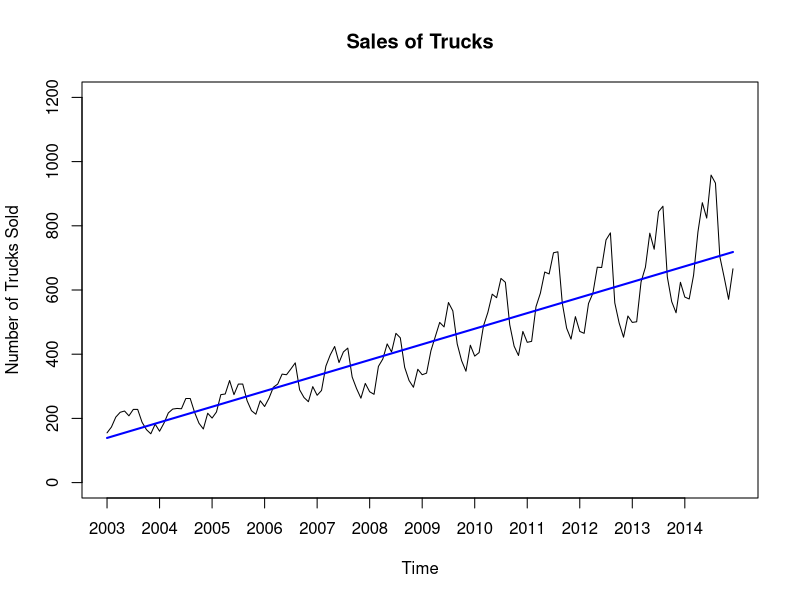
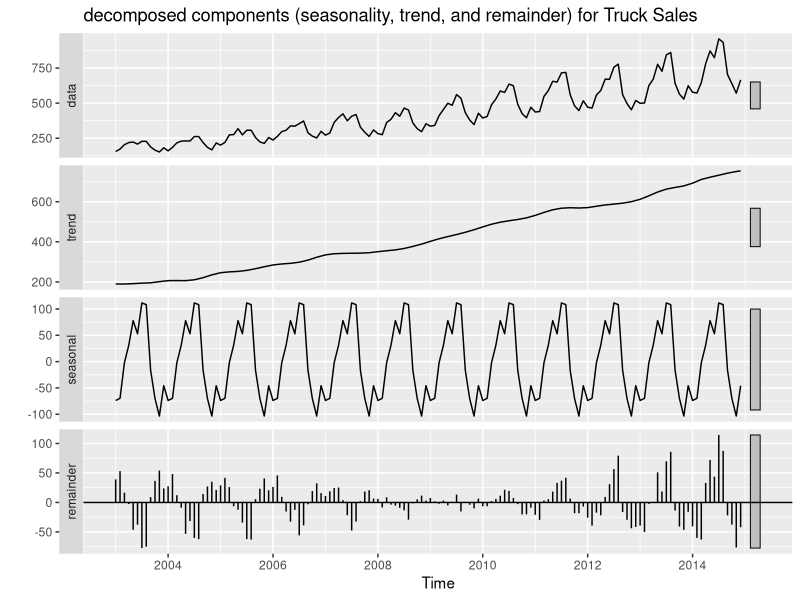
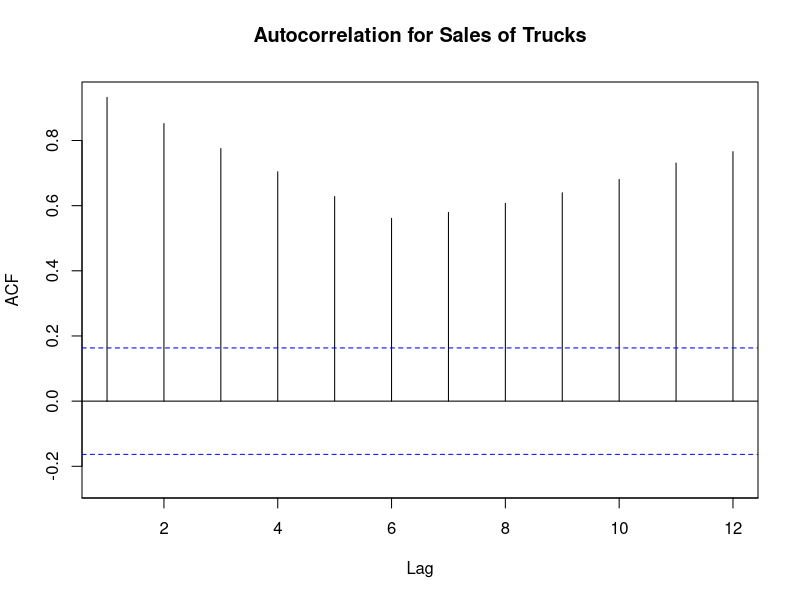
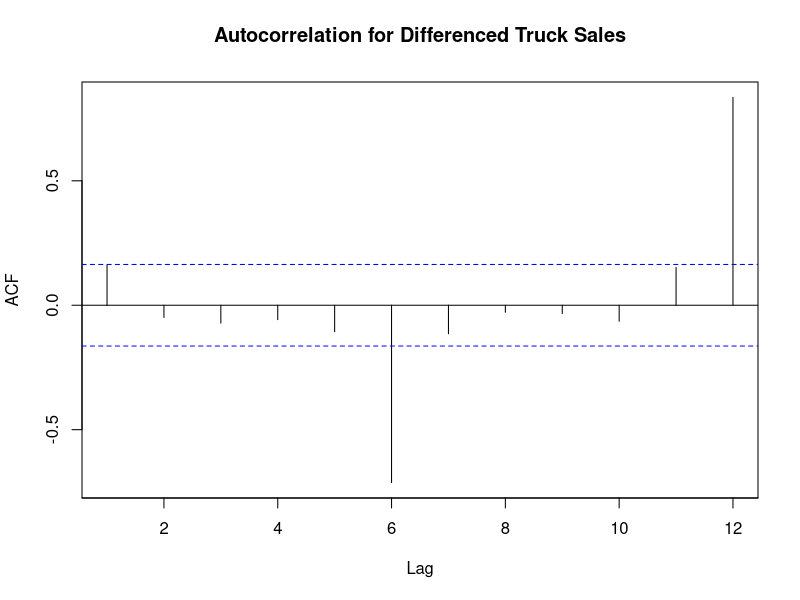
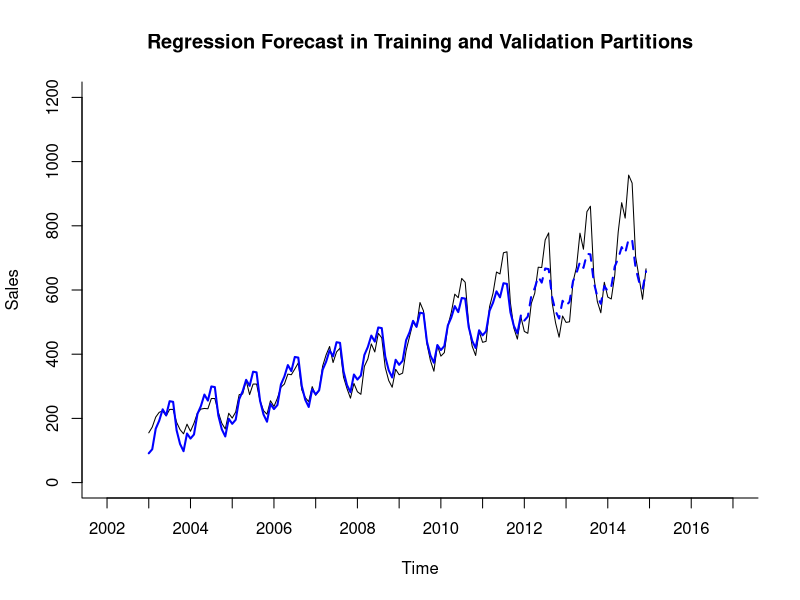
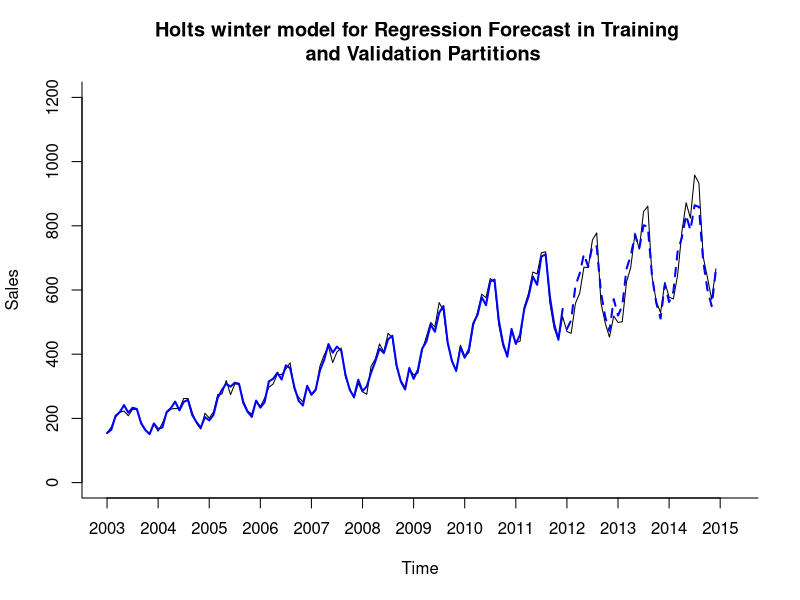
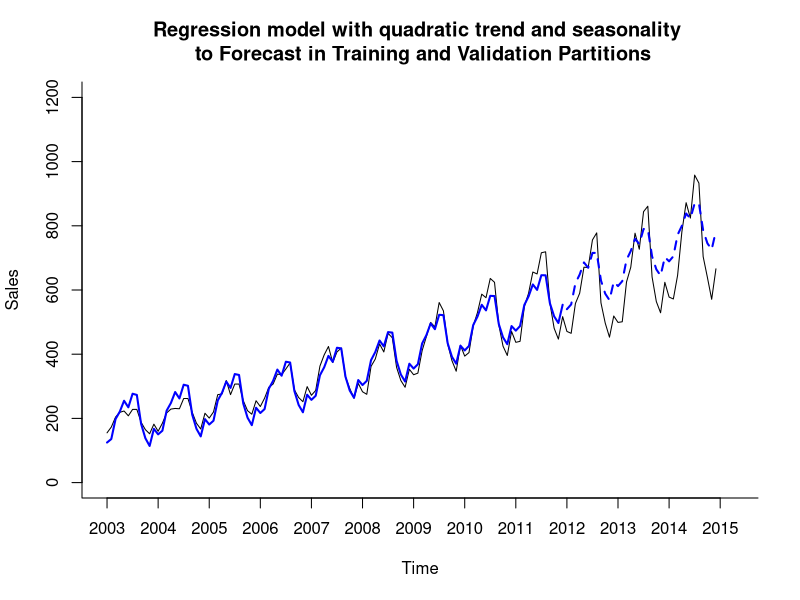
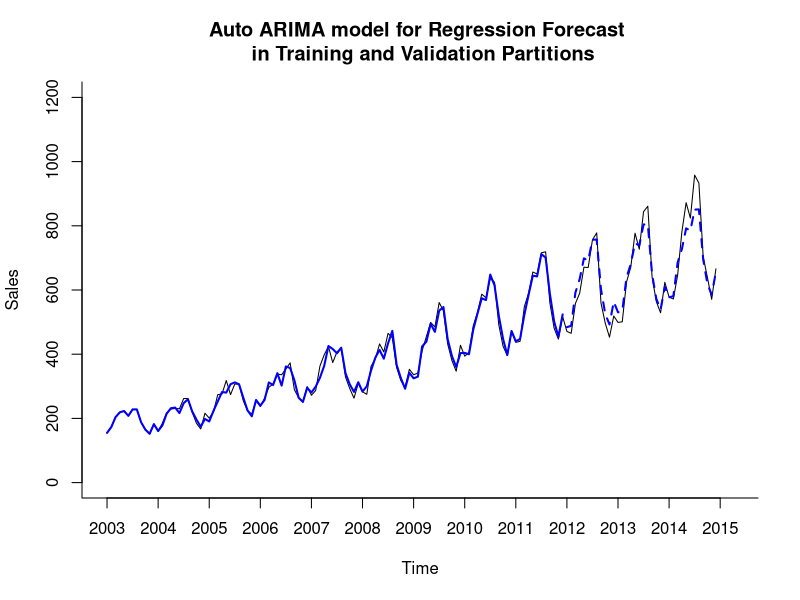

These charts were generated, in order, by the following R code:
# Libraries
library(forecast)
library(zoo)
library(TTR)



# Load the dataset from a CSV file containing truck sales data
sales.data <- read.csv("Truck Sales.csv")

# Display the first 6 rows of the dataset to understand its structure
head(sales.data)

# Time Series Data
# Convert the "Trucks.Sold" column to a time series object
# - 'start' defines the starting year and month (January 2003)
# - 'end' defines the ending year and month (December 2014)
# - 'freq' indicates monthly frequency (12 months per year)
sales.ts <- ts(sales.data$Trucks.Sold, start = c(2003, 1), end = c(2014, 12), freq = 12)

# Print the time series data to confirm the conversion
sales.ts


# Fit a linear trend model to the sales time series using tslm
sales.lin <- tslm(sales.ts ~ trend)

# Plot the original sales data (time series) with custom axis labels and titles
plot(sales.ts, 
     xlab = "Time", ylab = "Number of Trucks Sold", ylim = c(0, 1200), xaxt = 'n', main = "Sales of Trucks")

# Add the fitted linear trend line to the plot
# 'sales.lin$fitted' contains the fitted values from the linear model
lines(sales.lin$fitted, lwd = 2, col = "blue")
axis(1, at = seq(2003, 2014, 1), labels = format(seq(2003, 2014, 1)))

#Time Series decomposed components (seasonality, trend, and remainder)
#This function decomposes the time series (sales.ts) into -
# - three components: seasonal, trend, and remainder
salesdata.stl <- stl(sales.ts, s.window = "periodic")
autoplot(salesdata.stl, main = "decomposed components (seasonality, trend, and remainder) for Truck Sales")

#This function computes and plots the - 
# - autocorrelation for the given time series data
# 'lag.max = 12' specifies that the autocorrelation -
# - should be calculated for up to 12 lags (one for each month of the year)
autocorrelation <- Acf(sales.ts, lag.max = 12, main = "Autocorrelation for Sales of Trucks")


#AR(1) model (Autoregressive model of order 1) to the truck sales time series data
#This AR(1) model helps analyze the relationship between past sales and current sales
slaes.ar1<- Arima(sales.ts, order = c(1,0,0))
summary(slaes.ar1)

#Z-test to test the null hypothesis 
#that beta coefficient of AR(1) is equal to 1(i.e data is random walk ot not )

ar1 <- 0.9494
s.e. <- 0.0258
null_mean <- 1
alpha <- 0.05
z.stat <- (ar1-null_mean)/s.e.
z.stat
p.value <- pnorm(z.stat)
p.value
if (p.value<alpha) {
  "Reject null hypothesis"
} else {
  "Accept null hypothesis"
}

#Compute the first difference of the truck sales time series data
diff.sales <- diff(sales.ts, lag = 1)
#Acf() function to identify autocorrealtion for first differenced
Acf(diff.sales, lag.max = 12, main = "Autocorrelation for Differenced Truck Sales")

# Define partition sizes
nValid <- 36 # 36 periods for validation
nTrain <- length(sales.ts) - nValid # Remaining for training

# Create training and validation partitions
train.ts <- window(sales.ts, start = c(2003, 1), end = c(2003, nTrain))
valid.ts <- window(sales.ts, start = c(2003, nTrain + 1), end = c(2003, nTrain + nValid))
train.ts
valid.ts



# Forecasting sales in validation partition
# Model 1: Two-level forecast with linear trend and seasonality and trailing MA forecast
# # Use tslm() function to create linear trend and seasonal model
trend.seas <- tslm(train.ts ~ trend + season)
summary(trend.seas)

# Apply forecast() function to make predictions for ts with 
# linear trend and seasonality data in validation set.  
trend.seas.pred <- forecast(trend.seas, h = nValid, level = 0)
trend.seas.pred

# Regression residuals in the training period
trend.seas.res <- trend.seas$residuals
trend.seas.res

#Trailing MA for training residuals
ma.trail.res <- rollmean(trend.seas.res, k = 12, align = "right")
ma.trail.res

# Trailing MA forecast validation residuals 
ma.trail.res.pred <- forecast(ma.trail.res, h = nValid, level = 0)
ma.trail.res.pred

# Two-level forecast for the validation period 
#(regression and trailing MA forecast for residuals)
fst.two.level <- trend.seas.pred$mean + ma.trail.res.pred$mean
fst.two.level

# Data table with validation data, regression forecast, trailing MA forecast for residuals, and two-level forecast in validation period)
valid.df <- round(data.frame(valid.ts, trend.seas.pred$mean, ma.trail.res.pred$mean, fst.two.level), 3)
names(valid.df) <- c("Sales", "Regression.Fst", "MA.Residuals.Fst", "Combined.Fst")
valid.df

round(accuracy(trend.seas.pred$mean, valid.ts), 3)
round(accuracy(fst.two.level, valid.ts), 3)

# Original data and regression forecast for training and validation partitions
plot(sales.ts, xlab = "Time", ylab = "Sales", ylim = c(0, 1200), bty = "l", xlim = c(2002, 2017), xaxt = "n", main = "Regression Forecast in Training and Validation Partitions") 
axis(1, at = seq(2002, 2017, 1), labels = format(seq(2002, 2017, 1)))
lines(trend.seas$fitted, col = "blue", lwd = 2, lty = 1)
lines(trend.seas.pred$mean, col = "blue", lwd = 2, lty = 2)
legend(1992,84000, legend = c("Sales Data", "Regression Forecast, Training Partition", "Regression Forecast, Validation Partition"), col = c("black", "blue", "blue"), lty = c(1, 1, 2), lwd =c(1, 2, 2), bty = "n")



# Model 2: Holt Winter's Model

# Holt-Winter’s (HW) model with automated selection of error, trend, and seasonality options, and automated selection of smoothing parameters for the training partition
hw.ZZZ <- ets(train.ts, model = "ZZZ")
hw.ZZZ
summary(hw.ZZZ)

# Forecast monthly sales for the validation period 
hw.ZZZ.pred <- forecast(hw.ZZZ, h = nValid, level = 0)
hw.ZZZ.pred

# Original data and regression forecast for training and validation partitions
plot(sales.ts, xlab = "Time", ylab = "Sales", ylim = c(0, 1200), bty = "l", xlim = c(2003, 2015.25), xaxt = "n", main = "Holts winter model for Regression Forecast in Training \n and Validation Partitions") 
axis(1, at = seq(2003, 2015.25, 1), labels = format(seq(2003, 2015.25, 1)))
lines(hw.ZZZ.pred$fitted, col = "blue", lwd = 2, lty = 1)
lines(hw.ZZZ.pred$mean, col = "blue", lwd = 2, lty = 2)
legend(1992,84000, legend = c("Sales Data", "Regression Forecast, Training Partition", "Regression Forecast, Validation Partition"), col = c("black", "blue", "blue"), lty = c(1, 1, 2), lwd =c(1, 2, 2), bty = "n")

# Model 3: Quadratic trend and seasonality model

# Regression model with quadratic trend and seasonality 
train.quad.season <- tslm(train.ts ~ trend + I(trend^2) + season)
summary(train.quad.season)

# Forecast
train.quad.season.pred <- forecast(train.quad.season, h = nValid, level = 0)
train.quad.season.pred

# Original data and regression forecast for training and validation partitions.
plot(sales.ts, xlab = "Time", ylab = "Sales", ylim = c(0, 1200), bty = "l", xlim = c(2003, 2015.25), xaxt = "n", main = "Regression model with quadratic trend and seasonality \n to Forecast in Training and Validation Partitions") 
axis(1, at = seq(2003, 2015.25, 1), labels = format(seq(2003, 2015.25, 1)))
lines(train.quad.season.pred$fitted, col = "blue", lwd = 2, lty = 1)
lines(train.quad.season.pred$mean, col = "blue", lwd = 2, lty = 2)
legend(2003,84000, legend = c("Sales Data", "Regression Forecast, Training Partition", "Regression Forecast, Validation Partition"), col = c("black", "blue", "blue"), lty = c(1, 1, 2), lwd =c(1, 2, 2), bty = "n")


# Model 4: Auto Arima model

train.auto.arima <- auto.arima(train.ts)
summary(train.auto.arima)
# Forecast for validation period  
train.auto.arima.pred <- forecast(train.auto.arima, h = nValid, level = 0)
train.auto.arima.pred

# Original data and regression forecast for training and validation partitions
plot(sales.ts, xlab = "Time", ylab = "Sales", ylim = c(0, 1200), bty = "l", xlim = c(2003, 2015.25), xaxt = "n", main = "Auto ARIMA model for Regression Forecast \n in Training and Validation Partitions") 
axis(1, at = seq(2003, 2015.25, 1), labels = format(seq(2003, 2015.25, 1)))
lines(train.auto.arima.pred$fitted, col = "blue", lwd = 2, lty = 1)
lines(train.auto.arima.pred$mean, col = "blue", lwd = 2, lty = 2)
legend(2003,84000, legend = c("Sales Data", "Regression Forecast, Training Partition", "Regression Forecast, Validation Partition"), col = c("black", "blue", "blue"), lty = c(1, 1, 2), lwd =c(1, 2, 2), bty = "n")


# Accuracy measures for all models in the validation period
round(accuracy(fst.two.level, valid.ts), 3)
round(accuracy(hw.ZZZ.pred$mean, valid.ts), 3)
round(accuracy(train.quad.season.pred$mean, valid.ts),3)
round(accuracy(train.auto.arima.pred$mean, valid.ts), 3)


# For entire dataset 

# Model 1: Two-level forecast

# Regression model with linear trend and seasonality for entire data set 
tot.trend.seas <- tslm(sales.ts ~ trend  + season)
summary(tot.trend.seas)
# Forecast
tot.trend.seas.pred <- forecast(tot.trend.seas, h = 24, level = 0)
tot.trend.seas.pred

# Regression residuals for entire data set
tot.trend.seas.res <- tot.trend.seas$residuals
tot.trend.seas.res

# Use trailing MA to forecast residuals for entire data set.
tot.ma.trail.res <- rollmean(tot.trend.seas.res, k = 12, align = "right")
tot.ma.trail.res

# Forecast for trailing MA residuals for future 24 periods
tot.ma.trail.res.pred <- forecast(tot.ma.trail.res, h = 24, level = 0)
tot.ma.trail.res.pred

# Two-level forecast for future 24 periods (regression and trailing MA for residuals for future 24 periods)
tot.fst.2level <- tot.trend.seas.pred$mean + tot.ma.trail.res.pred$mean
tot.fst.2level

# Data table with regression forecast, trailing MA for residuals, and total forecast for future 24 periods
future12.df <- round(data.frame(tot.trend.seas.pred$mean, tot.ma.trail.res.pred$mean, tot.fst.2level), 3)
names(future12.df) <- c("Regression.Fst", "MA.Residuals.Fst", "Combined.Fst")
future12.df

# Plot original and forecasted Sales time series data for 2 level forecast model
plot(sales.ts, xlab = "Time", ylab = "Sales", ylim = c(0, 1200), bty = "l", xlim = c(2003, 2017.25), lwd =1, xaxt = "n", main = "Sales Data and Regression with Trend and Seasonality") 
axis(1, at = seq(2003, 2017.25, 1), labels = format(seq(2003, 2017.25, 1)))
lines(tot.trend.seas.pred$fitted, col = "blue", lwd = 2)
lines(tot.trend.seas.pred$mean, col = "blue", lty =5, lwd = 2)
legend(2003,94000, legend = c("Sales", "Regression", "Regression Forecast for Future Periods"), col = c("black", "blue" , "blue"), lty = c(1, 1, 2), lwd =c(1, 2, 2), bty = "n")


# Model 2: HW model

# HW model for the model with the automated selection of error, trend, and seasonality options, and automated selection of smoothing parameters
HW.ZZZ <- ets(sales.ts, model = "ZZZ")
HW.ZZZ 
summary(HW.ZZZ)

# Forecast monthly sales in the 12 months of 2015,2016
HW.ZZZ.pred <- forecast(HW.ZZZ, h = 24 , level = 0)
HW.ZZZ.pred

# Original and forecasted sales time series data for HW model
plot(sales.ts, xlab = "Time", ylab = "Sales", ylim = c(0, 1300), bty = "l", xlim = c(2003, 2017.25), lwd =1, xaxt = "n", main = "Sales Forecast for future 24months \n using Holt-Winter's Model") 
axis(1, at = seq(2003, 2017.25, 1), labels = format(seq(2003, 2017.25, 1)))
lines(HW.ZZZ.pred$fitted, col = "blue", lwd = 2)
lines(HW.ZZZ.pred$mean, col = "blue", lty =5, lwd = 2)
legend(2003,94000, legend = c("Sales", "Regression", "Regression Forecast for Future Periods"), col = c("black", "blue" , "blue"), lty = c(1, 1, 2), lwd =c(1, 2, 2), bty = "n")


# Model 3: Quadratic trend and seasonality

# Regression model with quadratic trend and seasonality
quad.season <- tslm(sales.ts ~ trend + I(trend^2) + season)
summary(quad.season)
# Forecast
quad.season.pred <- forecast(quad.season, h = 24, level = 0)
quad.season.pred

# Original and forecasted sales time series data for quadratic trend and seasonality model
plot(sales.ts, xlab = "Time", ylab = "Sales", ylim = c(0, 1300), bty = "l", xlim = c(2003, 2017.25), lwd =1, xaxt = "n", main = "Sales Forecast for future 24months \n using Quadratic Trend and Seasonality Model") 
axis(1, at = seq(2003, 2017.25, 1), labels = format(seq(2003, 2017.25, 1)))
lines(quad.season.pred$fitted, col = "blue", lwd = 2)
lines(quad.season.pred$mean, col = "blue", lty =5, lwd = 2)
legend(2003,94000, legend = c("Sales", "Regression", "Regression Forecast for Future Periods"), col = c("black", "blue" , "blue"), lty = c(1, 1, 2), lwd =c(1, 2, 2), bty = "n")




# Model 4: Auto Arima model

# Auto ARIMA for the entire data set
auto.arima <- auto.arima(sales.ts)
summary(auto.arima)

# Forecast
auto.arima.pred <- forecast(auto.arima, h = 24, level = 0)
auto.arima.pred

# Original and forecasted sales time series data for Auto ARIMA model
plot(sales.ts, xlab = "Time", ylab = "Sales", ylim = c(0, 1200), bty = "l", xlim = c(2003, 2017.25), lwd =1, xaxt = "n", main = "Sales Data and Regression with Auto ARIMA Model") 
axis(1, at = seq(2003, 2017.25, 1), labels = format(seq(2003, 2017.25, 1)))
lines(auto.arima.pred$fitted, col = "blue", lwd = 2)
lines(auto.arima.pred$mean, col = "blue", lty =5, lwd = 2)
legend(2003,94000, legend = c("Sales", "Regression", "Regression Forecast for Future Periods"), col = c("black", "blue" , "blue"), lty = c(1, 1, 2), lwd =c(1, 2, 2), bty = "n")



# Accuracy measures for models for the entire data set
round(accuracy(tot.trend.seas.pred$fitted+tot.ma.trail.res, sales.ts), 3)
round(accuracy(HW.ZZZ.pred$fitted, sales.ts), 3)
round(accuracy(quad.season.pred$fitted, sales.ts),3)
round(accuracy(auto.arima.pred$fitted, sales.ts), 3)
round(accuracy((snaive(sales.ts))$fitted, sales.ts), 3)